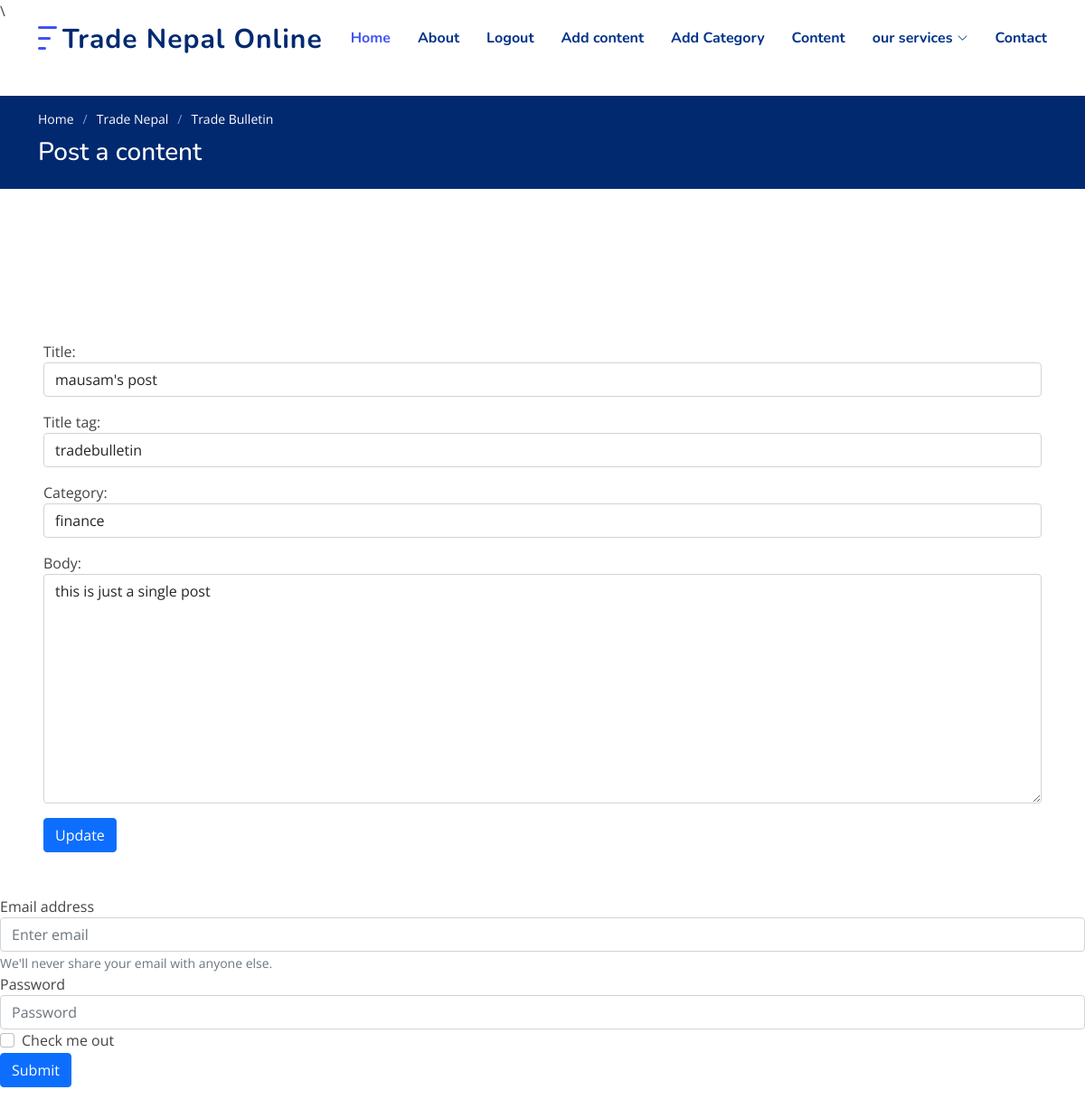
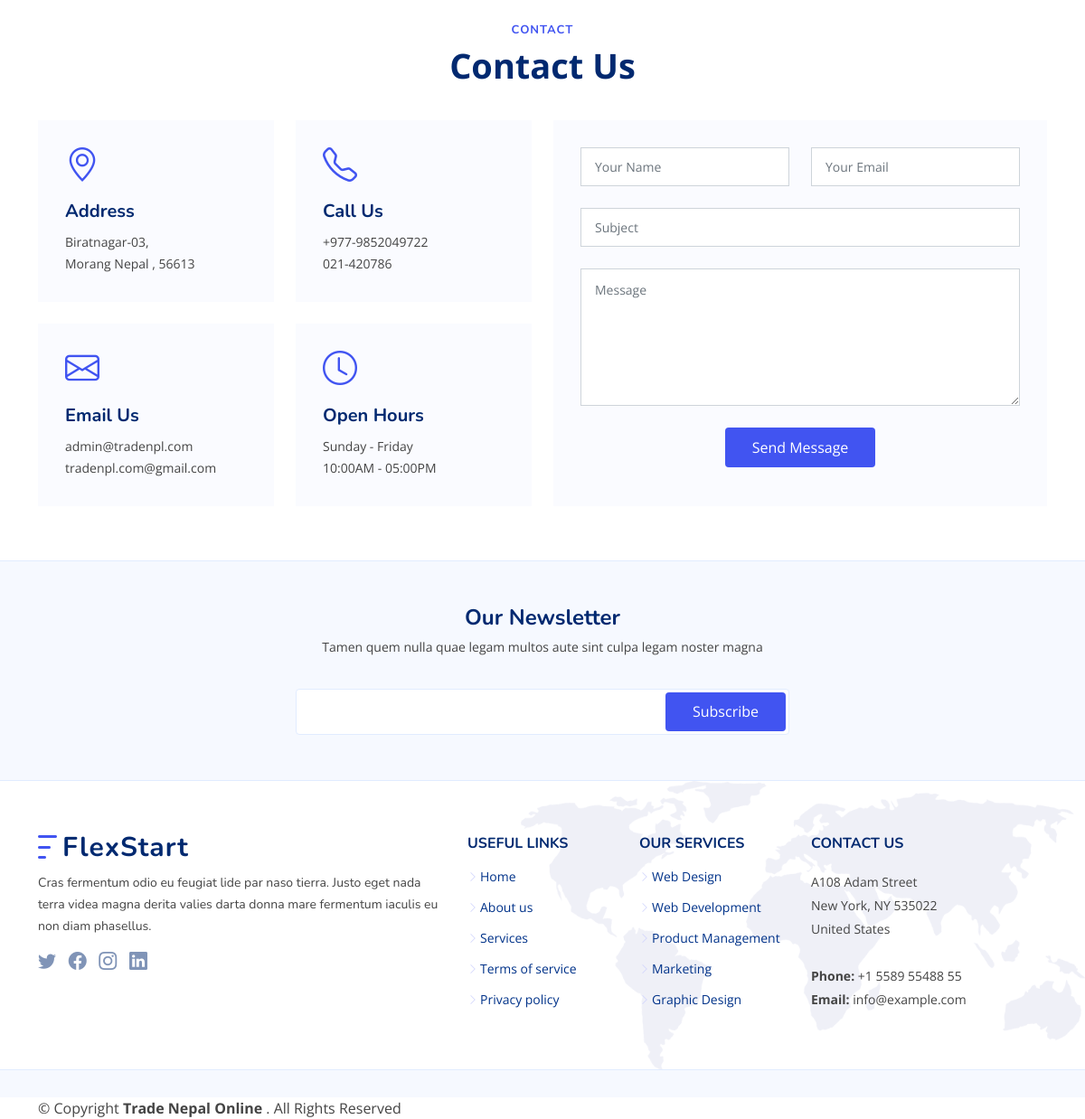
Screenshot of /article/edit/28 (signed in) with the database file from the repository (2 pictures, top to bottom).
### blog/models.py (models this page shows, shortened)
class Post(models.Model):
    title = models.CharField(max_length=255)
    title_tag = models.CharField(max_length=255,default="tradebulletin")
    author = models.ForeignKey(User, on_delete=models.CASCADE)
    body = models.TextField()
    post_date = models.DateField(auto_now_add='True')
    category = models.CharField(max_length=255, default='uncategorised')
    likes = models.ManyToManyField(User, related_name='blog_posts')

### blog/views.py (the view)
# urls.py: path('article/edit/<int:pk>', UpdatePostView.as_view(), name="update_post"),
class UpdatePostView(UpdateView):
    model = Post
    form_class = EditForm
    template_name = 'update.html'

### blog/forms.py
class EditForm(forms.ModelForm):
    class Meta:
        model = Post
        fields = ('title', 'title_tag', 'category', 'body')
        widgets = {
            'title': forms.TextInput(attrs={'class':'form-control', 'placeholder':'this is title place'}),
            'title_tag': forms.TextInput(attrs={'class':'form-control'}),
            'category': forms.Select(choices =choice_list, attrs={'class':'form-control'}),
            'body': forms.Textarea(attrs={'class':'form-control'}),
        }

### templates/update.html (shortened to what this page needs)
{% extends 'base.html' %}
{% load static %}
{% block content %}
{% if user.is_authenticated %}
  {% if user.id == post.author.id %}
        <section class="breadcrumbs">
            <div class="container">
              <ol>
                <li><a href="#">Home</a></li>
                <li><a href="#">Trade Nepal</a></li>
                <li>Trade Bulletin</li>
              </ol>
              <h2>Post a content</h2>
            </div>
          </section>
          <br/><br/><br/><br/><br/>
            <form method="POST">
              <div class="form-group p-5 ">
                {{ form.as_p }}
                <button class="btn btn-primary">Update</button>
              </div>
            </form>
            <form>
              <div class="form-group">
                <label for="exampleInputEmail1">Email address</label>
                <input type="email" class="form-control" id="exampleInputEmail1" aria-describedby="emailHelp" placeholder="Enter email">
                <small id="emailHelp" class="form-text text-muted">We'll never share your email with anyone else.</small>
              </div>
              <div class="form-group">
                <label for="exampleInputPassword1">Password</label>
                <input type="password" class="form-control" id="exampleInputPassword1" placeholder="Password">
              </div>
              <div class="form-check">
                <input type="checkbox" class="form-check-input" id="exampleCheck1">
                <label class="form-check-label" for="exampleCheck1">Check me out</label>
              </div>
              <button type="submit" class="btn btn-primary">Submit</button>
            </form>
  {% endif %}
{% endif %}
{% endblock content %}

### static/css/style.css (style rules this page uses)
:root { scroll-behavior: smooth; }
body { font-family: "Open Sans", sans-serif; color: #444444; }
a { color: #4154f1; text-decoration: none; }
h1, h2, h3, h4, h5, h6 { font-family: "Nunito", sans-serif; }
section { padding: 60px 0; overflow: hidden; }
.breadcrumbs { padding: 15px 0; background: #012970; min-height: 40px; margin-top: 82px; color: #fff; }
.breadcrumbs h2 { font-size: 28px; font-weight: 500; }
.breadcrumbs ol { display: flex; flex-wrap: wrap; list-style: none; padding: 0 0 10px 0; margin: 0; font-size: 14px; }
.breadcrumbs ol a { color: #fff; transition: 0.3s; }
.breadcrumbs ol li + li { padding-left: 10px; }
.breadcrumbs ol li + li::before { display: inline-block; padding-right: 10px; color: #8894f6; content: "/"; }

### rows the page displays
Post: title "mausam's post", title_tag "tradebulletin", category "finance", body "this is just a single post"
